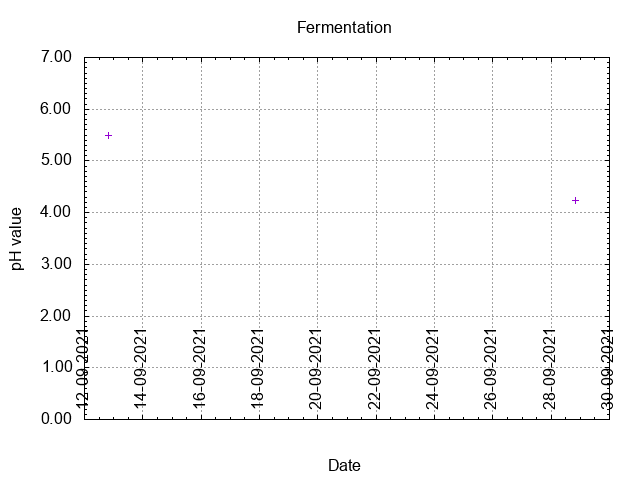

This chart was generated by the following gnuplot code:
# setup graph
set term png
output_file = "ph.png"
set output output_file
set title "Fermentation"
set style data points
set ylabel "pH value"
set format y "%.2f"
set yrange [0:7]
set grid y
set ytics 1
set mytics 10
set xlabel "Date"
set grid x
set xtics offset 0,1.0 rotate by 90
set autoscale x
set xdata time
set timefmt "%d-%m-%Y  %H:%M"
set format x "%d-%m-%Y"
plot "fermentation.data" using 1:6 title ""
# set output back to default
set output
# reset terminal type
set terminal pop
